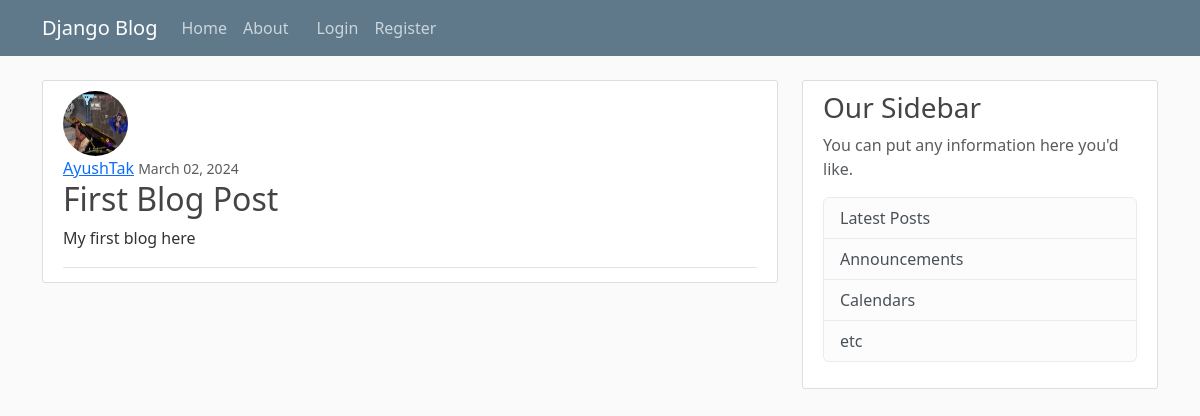
The app's page /post/1/ with its own data.
### blog/models.py (models this page shows, shortened)
class Post(models.Model):
    title = models.CharField(max_length = 100)
    content = models.TextField()
    date_posted = models.DateTimeField(default = timezone.now)
    author = models.ForeignKey(User, on_delete = models.CASCADE)

### users/models.py (models this page shows, shortened)
class Profile(models.Model):
    user = models.OneToOneField(User, on_delete=models.CASCADE)
    image = models.ImageField(default='default.jpg', upload_to='profile_pics')

### blog/views.py (the view)
# urls.py: path('post/<int:pk>/', PostDetailView.as_view(), name="post_detail"),
class PostDetailView(DetailView):
    model = Post

### blog/templates/blog/post_detail.html (shortened to what this page needs)
{% extends "blog/base.html"%}
{% block content%}
<article class="media content-section">
    <img src=  "{{object.author.profile.image.url }}" class="rounded-circle article-img">
    <div class="media-body">
        <div class="article-metadata">
        <a class="mr-2" href="#">{{ object.author }}</a>
        <small class="text-muted">{{ object.date_posted|date:"F d, Y" }}</small>
        <h2 class="article-title">{{ object.title }}</h2>
        <p class="article-content">{{ object.content }}</p>
    </div>
    </article>
{% endblock content%}

### blog/static/blog/main.css (style rules this page uses)
body { background: #fafafa; color: #333333; margin-top: 5rem; }
h1, h2, h3, h4, h5, h6 { color: #444444; }
.content-section { background: #ffffff; padding: 10px 20px; border: 1px solid #dddddd; border-radius: 3px; margin-bottom: 20px; }
.article-title { color: #444444; }
.article-content { white-space: pre-line; }
.article-img { height: 65px; width: 65px; margin-right: 16px; }
.article-metadata { padding-bottom: 1px; margin-bottom: 4px; border-bottom: 1px solid #e3e3e3 }

### records on screen
Post: author.profile.image (picture), author "AyushTak", date_posted "March 02, 2024", title "First Blog Post", content "My first blog here"
